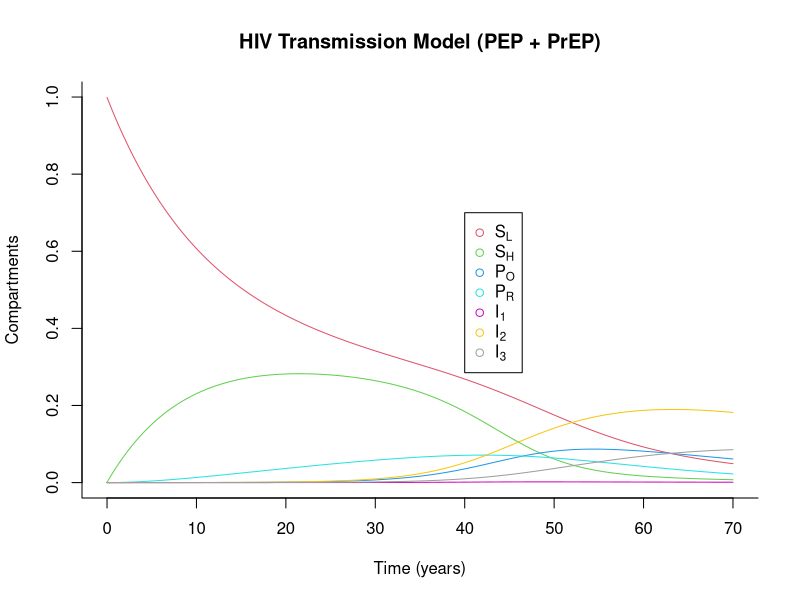

Write R code to recreate this figure.
library(deSolve)
sir <- function(time, state, parameters) {
  with(as.list(c(state, parameters)), {
    lambdaL = betaL * (theta1 * I1 + theta2 * I2 + theta3 * I3)/(SL+SH+PO+PR+I1+I2+I3)
    lambdaH = betaH * (theta1 * I1 + theta2 * I2 + theta3 * I3)/(SL+SH+PO+PR+I1+I2+I3)
    lambdaR = betaR * (theta1 * I1 + theta2 * I2 + theta3 * I3)/(SL+SH+PO+PR+I1+I2+I3)
    dSL <- Lambda * (SL+SH+PO+PR+I1+I2+I3) + WHL * SH + phiL * PO - (lambdaL + WLH + mu) * SL
    dSH <- WHL * SL + phiH * PO + phiR * PR - (lambdaH + WHL + tauR + mu) * SH
    dPO <- lambdaL * PL * SL + lambdaH * PH * SH - (sigmaO1 + phiL + phiH + WOR + mu) * PO
    dPR <- tauR * SH + WOR * PO - (lambdaR + phiR + mu) * PR
    dI1 <- lambdaL * (1 - PL) * SL + lambdaH * (1 - PH) * SH + sigmaO1 * PO + lambdaR *PR - (sigma12 + mu) * I1 
    dI2 <- sigma12 * I1 - (sigma23 + mu) * I2
    dI3 <- sigma23 * I2 - (mud + mu) * I3
    return(list(c(dSL, dSH, dPO, dPR, dI1, dI2, dI3)))
  })
}

init <- c(SL = 0.999, SH = 0.0009, PO = 0, PR = 0, I1 = 0.000001, I2 = 0.000059, I3 = 0.00004)
parameters <- c(Lambda = 0.00817, mu = 0.00747, mud = 0.0909, WLH = 0.06, WHL = 0.04, WOR = 0.001, 
                sigmaO1 = 0.023, sigma12 = 8.67, sigma23 = 0.05, PL = 0.5, PH = 0.5, phiL = 0.05, phiH = 1/24, tauR = 0.01, phiR = 0.005,
                betaL = 0.25, betaH = 1.25, betaR = 0.125, theta1 = 1, theta2 = 0.43, theta3 = 1.5)
times <- seq(0, 70, by = 0.1)
out <- as.data.frame(ode(y = init, times = times, func = sir, parms = parameters))
out$time <- NULL
head(out, 10)

matplot(times, out, type = "l", xlab = "Time (years)", ylab = "Compartments", main = "HIV Transmission Model (PEP + PrEP)", lwd = 1, lty = 1, bty = "l", col = 2:8)
legend(40, 0.7, c(expression(S[L]), expression(S[H]), expression(P[O]), expression(P[R]), expression(I[1]), expression(I[2]), expression(I[3])), pch = 1, col = 2:8)
